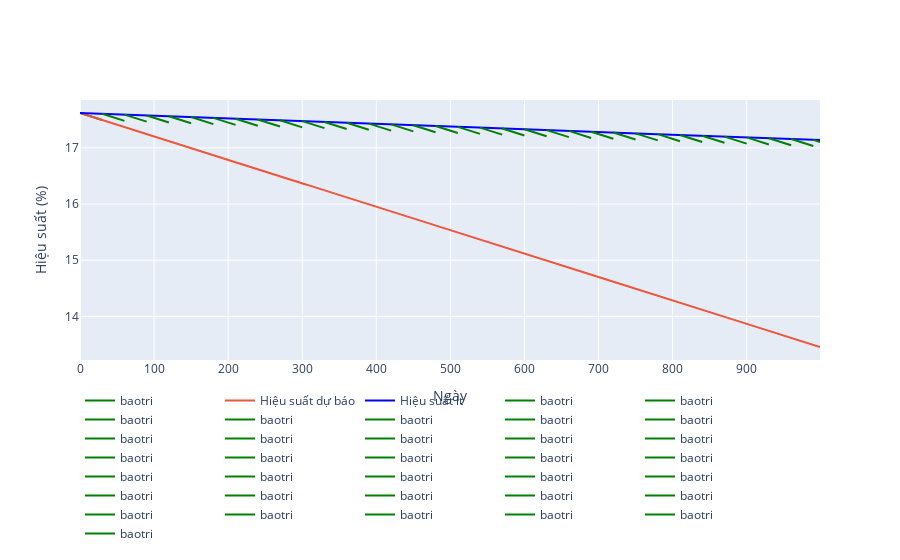

Source (notebook cell):
### Code cell
a=0
ngaydubao=1000
hs=[]
z=z0=30
fig3 = go.Figure()
ngay=list(range(a,a+z))
myline=np.linspace(a, a+z, z+1)
fig3.add_trace(go.Scatter(
        x=myline,
        y=b[0]-b[0]/100/365*(a)+b[1]*(myline-a),
        name="baotri",
        line=dict(color='green'),
        mode="lines"
    ))
for i in ngay:
    hs.append(b[0]-b[0]/100/365*(a)+b[1]*(i-a))
print(ngay)
myline=np.linspace(a, a+ngaydubao-1, ngaydubao)
fig3.add_trace(go.Scatter(
    x=myline,
    y=b[0]+b[1]*myline,
    name="Hiệu suất dự báo"))
fig3.add_trace(go.Scatter(
    x=myline,
    y=b[0]-b[0]/100/365*myline,
    name="Hiệu suất lt",
    line=dict(color='blue')))
while z<=ngaydubao-z0:
    myline=np.linspace(a+z, a+z+z0, z0+1)
    fig3.add_trace(go.Scatter(
        x=myline,
        y=b[0]-b[0]/100/365*(a+z)+b[1]*(myline-a-z),
        name="baotri",
        line=dict(color='green'),
        mode="lines"
    ))
    ngay=list(range(a+z,a+z+z0))
    for i in ngay:
        hs.append(b[0]-b[0]/100/365*(a+z)+b[1]*(i-a-z))
    z=z+z0
if int(ngaydubao/z0)!=(ngaydubao/z0):
    myline=np.linspace(a+z, a+ngaydubao-1, ngaydubao-z)
    fig3.add_trace(go.Scatter(
        x=myline,
        y=b[0]-b[0]/100/365*(a+z)+b[1]*(myline-a-z),
        name="baotri",
        line=dict(color='green'),
        mode="lines"))
    ngay=list(range(a+z, a+ngaydubao))
    for i in ngay:
        hs.append(b[0]-b[0]/100/365*(a+z)+b[1]*(i-a-z))
fig3.update_layout(
    xaxis_title="Ngày",
    yaxis_title="Hiệu suất (%)"
)
fig3.update_layout(legend_orientation="h")
fig3.show()
print(hs)
solanbaotri=int(ngaydubao/z0)
if solanbaotri==ngaydubao/z0:
    solanbaotri=solanbaotri-1
print(solanbaotri)
